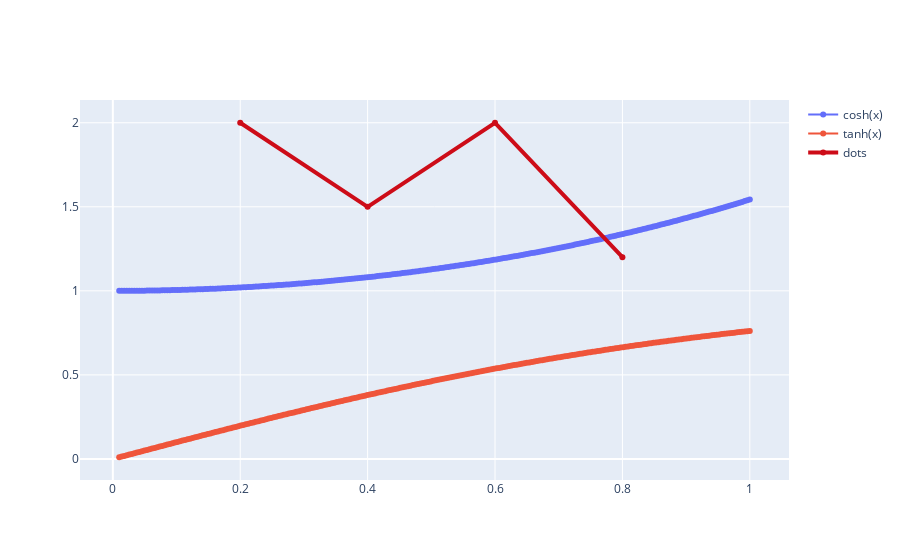

Notebook code for this chart:
### Markdown cell above
## Exercise 2.1

Change line colour and width by adding the dictionary `line=dict(color=('rgb(205,12,24)'),width=4)` to `dots`:

### Code cell
dots = go.Scatter(x=[.2,.4,.6,.8], y=[2,1.5,2,1.2], line=dict(color=('rgb(205,12,24)'),width=4), name='dots')
data = [trace1, trace2, dots]

plotly.offline.iplot(data)

### Figure 1 — Plotly figure (JSON) as saved in the notebook; plotly's stock layout.template omitted (floating-point values rounded to 4 significant figures; data arrays with more than 128 entries replaced by an {"elided": "..."} marker saying what was removed)
{"data": [{"mode": "lines+markers", "name": "cosh(x)", "type": "scatter", "x": {"elided": "250 float values"}, "y": {"elided": "250 float values"}}, {"mode": "lines+markers", "name": "tanh(x)", "type": "scatter", "x": {"elided": "250 float values"}, "y": {"elided": "250 float values"}}, {"line": {"color": "rgb(205,12,24)", "width": 4}, "name": "dots", "type": "scatter", "x": [0.2, 0.4, 0.6, 0.8], "y": [2, 1.5, 2, 1.2]}], "layout": {}}
